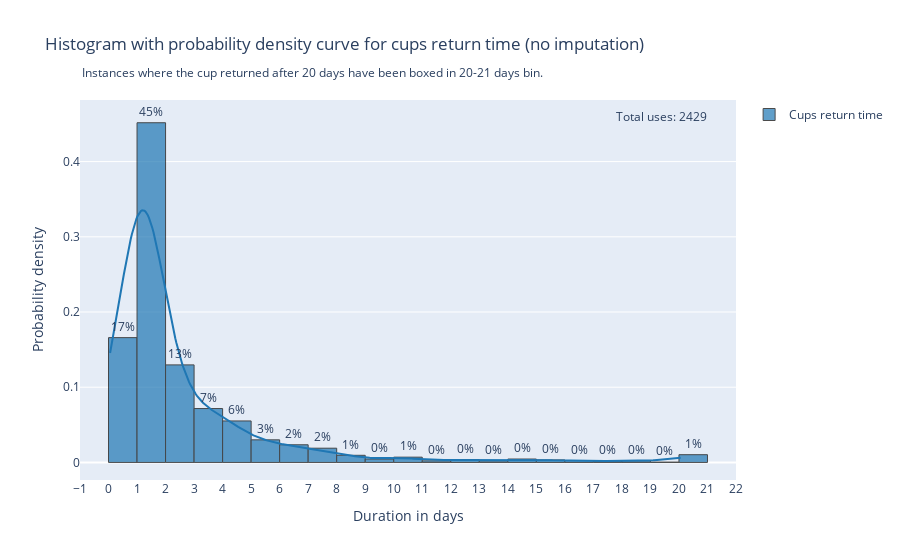

The cell this chart's notebook holds for it:
### Code cell
for index in range(len(return_duration)):
    if return_duration[index] > 20:
        return_duration[index] = 20.1

# name of the dataset
group_labels = ['Cups return time']

fig = ff.create_distplot([np.array(return_duration)], group_labels, show_rug=False, bin_size=1)
fig.update_layout(xaxis=dict(range=[-1, ceil(max(return_duration))+1]))

fig.update_layout(
    title="Histogram with probability density curve for cups return time (no imputation)",
    xaxis_title="Duration in days",
    yaxis_title="Probability density",
    xaxis = dict(tickmode = 'linear'),
    annotations=[dict(
                      x=0,
                      y=1.1,
                      showarrow=False,
                      text="Instances where the cup returned after 20 days have been boxed in 20-21 days bin.",
                      xref="paper",
                      yref="paper",
                      align="left"
                    )]
    )

fig.update_traces(marker=dict(line=dict(width=1,
                                        color='Black')),
                  nbinsx=21, 
                  autobinx=True, 
                  selector={'type':'histogram'}
                  )

counts, bins = np.histogram(return_duration, bins=range(0, 22, 1))
height = round(max(counts)/sum(counts),2)
percents = [int(round(count/len(return_duration)*100)) for count in counts]

fig.add_trace(Scatter(
    x=[ceil(max(return_duration))],
    y=[height],
    mode="text",
    text='Total uses: {}'.format(len(return_duration)),
    textposition="top left",
    showlegend=False
))

fig.add_trace(Scatter(
    x=np.arange(0.5, ceil(max(return_duration)), 1),
    y=[round(count/len(return_duration),4)+0.005 for count in counts],
    mode="text",
    text=[str(percent) + '%' for percent in percents],
    textposition="top center",
    showlegend=False,
    hoverinfo='skip'
))


fig.show()

### Figure 1 — Plotly figure (JSON) as saved in the notebook; plotly's stock layout.template omitted (floating-point values rounded to 4 significant figures; data arrays with more than 128 entries replaced by an {"elided": "..."} marker saying what was removed)
{"data": [{"autobinx": true, "histnorm": "probability density", "legendgroup": "Cups return time", "marker": {"color": "rgb(31, 119, 180)", "line": {"color": "Black", "width": 1}}, "name": "Cups return time", "nbinsx": 21, "opacity": 0.7, "type": "histogram", "x": {"elided": "2429 float values"}, "xaxis": "x", "xbins": {"end": 20.1, "size": 1, "start": 0.05531}, "yaxis": "y"}, {"legendgroup": "Cups return time", "marker": {"color": "rgb(31, 119, 180)"}, "mode": "lines", "name": "Cups return time", "showlegend": false, "type": "scatter", "x": {"elided": "500 float values"}, "xaxis": "x", "y": {"elided": "500 float values"}, "yaxis": "y"}, {"mode": "text", "showlegend": false, "text": "Total uses: 2429", "textposition": "top left", "type": "scatter", "x": [21], "y": [0.45]}, {"hoverinfo": "skip", "mode": "text", "showlegend": false, "text": ["17%", "45%", "13%", "7%", "6%", "3%", "2%", "2%", "1%", "0%", "1%", "0%", "0%", "0%", "0%", "0%", "0%", "0%", "0%", "0%", "1%"], "textposition": "top center", "type": "scatter", "x": [0.5, 1.5, 2.5, 3.5, 4.5, 5.5, 6.5, 7.5, 8.5, 9.5, 10.5, 11.5, 12.5, 13.5, 14.5, 15.5, 16.5, 17.5, 18.5, 19.5, 20.5], "y": [0.1709, 0.4566, 0.1347, 0.0766, 0.0602, 0.0351, 0.0285, 0.0239, 0.0145, 0.0095, 0.012, 0.0071, 0.0087, 0.0071, 0.0095, 0.0083, 0.0075, 0.0066, 0.0071, 0.0054, 0.0153]}], "layout": {"annotations": [{"align": "left", "showarrow": false, "text": "Instances where the cup returned after 20 days have been boxed in 20-21 days bin.", "x": 0, "xref": "paper", "y": 1.1, "yref": "paper"}], "barmode": "overlay", "hovermode": "closest", "legend": {"traceorder": "reversed"}, "title": {"text": "Histogram with probability density curve for cups return time (no imputation)"}, "xaxis": {"anchor": "y2", "domain": [0, 1], "range": [-1, 22], "tickmode": "linear", "title": {"text": "Duration in days"}, "zeroline": false}, "yaxis": {"anchor": "free", "domain": [0, 1], "position": 0, "title": {"text": "Probability density"}}}}
